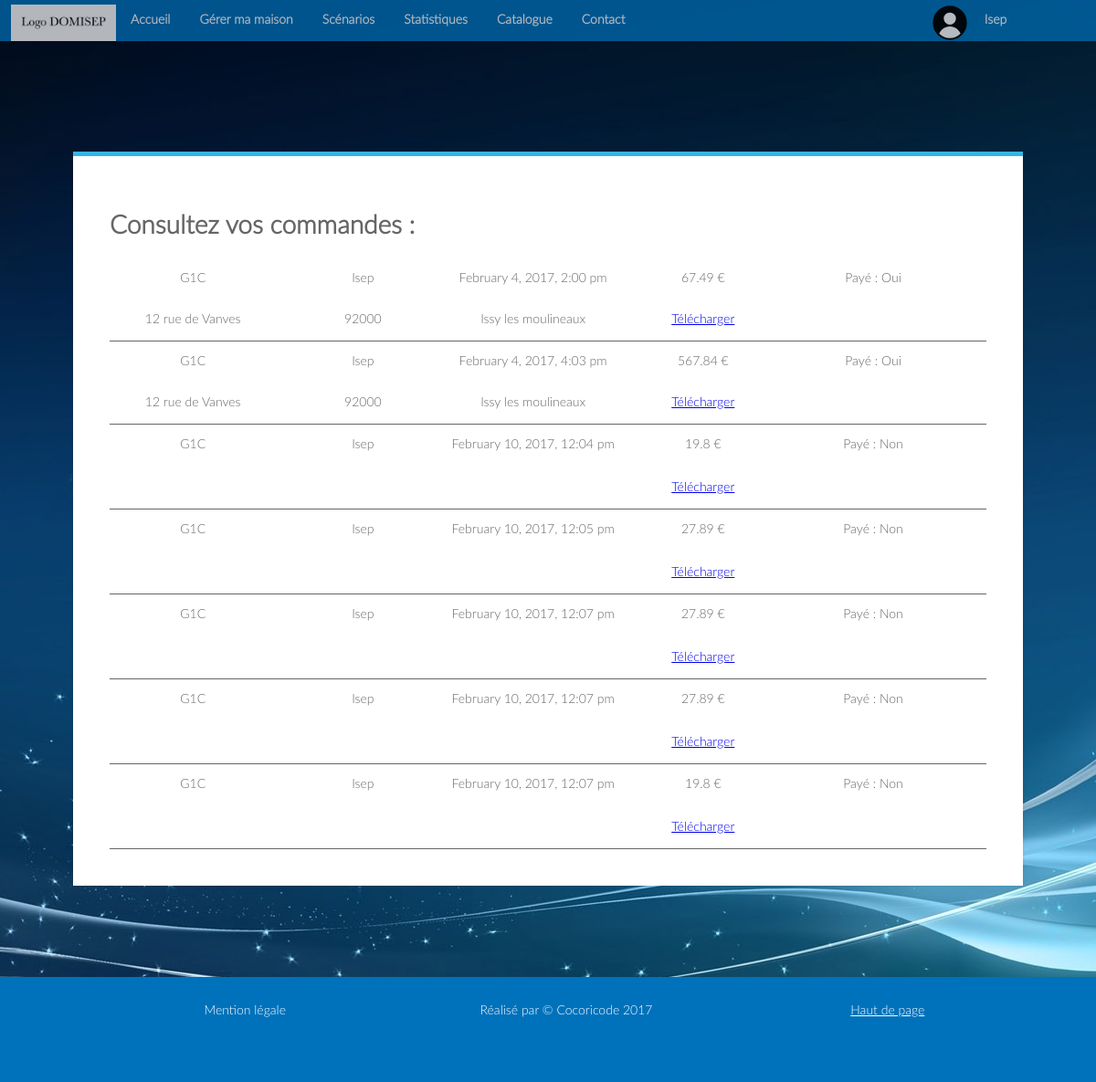
The app's page /index.php?page=cmdclient (signed in) with its own data.
### tables this page shows
CREATE TABLE `commande` (
  `Id` int(10) NOT NULL,
  `Id_Utilisateur` int(10) NOT NULL,
  `Nom` varchar(30) NOT NULL,
  `Prenom` varchar(30) NOT NULL,
  `Adresse` varchar(200) NOT NULL,
  `CodePostal` varchar(10) NOT NULL,
  `Ville` varchar(20) NOT NULL,
  `Date` varchar(50) NOT NULL,
  `Prix` varchar(10) NOT NULL,
  `Payement` varchar(10) NOT NULL,
  `KeyCom` varchar(100) NOT NULL
);

### Vue/cmdclient.php (the view, shortened to what this page needs)
<?php
include 'Modele/connexion_bdd.php';
$iduser = $_SESSION['id'];
?>
<div class = "module3">
<div class="module form-block">
	<h1>Consultez vos commandes : </h1>
	<?php
		$req = $mysqli -> query("SELECT * FROM Commande WHERE Id_Utilisateur = '$iduser'");
while($don = $req->fetch_array(MYSQLI_ASSOC)){
	?>
	<div class ="commandes">
	<div class = "panier" style="cursor:pointer" onclick ='affich("<?php echo $don['Id'] ?>")'>
				<p class = "nom"><?php echo $don['Nom'] ?></p>
				<p class = "nom"><?php echo $don['Prenom'] ?></p>
				<p class = "date"><?php echo $don['Date'] ?></p>
				<p class = "prix"><?php echo $don['Prix'] ?> €</p>
				<p class = "nom">Payé : <?php echo $don['Payement'] ?></p>
				<p class = "adresse"><?php echo $don['Adresse'] ?></p>
				<p class = "codepostal"><?php echo $don['CodePostal'] ?></p>
				<p class = "ville"><?php echo $don['Ville'] ?></p>
				<p><a href="Vue/pdf.php?cmd=<?php echo $don['KeyCom'] ?>" download="">Télécharger</a></p>
	</div>
</div>
<?php
}
	?>
</div>
</div>

### Vue/style.css (style rules this page uses)
body { font-family: LatoLight; margin: 0; padding: 0; background-image: url('Vue/background.jpg'); background-size: 100%; height: 100%; }
body { background: #e9e9e9; background-image:url(background.jpg); color: #666666; font-size: 14px; -webkit-font-smoothing: antialiased; -moz-osx-font-smoothing: grayscale; }
.module3 { position: relative; padding-top: 8%; width: 100%; height : 100%; margin-bottom : 100px; }
.module3 .panier { border-bottom: solid; border-width: 0.5px; }
.module3 .panier a { text-align: center; }
.module3 .panier p { display: inline-block; width: 19%; text-align: center; }
.form-block { position: relative; background: #ffffff; max-width: 80%; border-top: 5px solid #33b5e5; box-shadow: 0 0 3px rgba(0, 0, 0, 0.1); margin: 0 auto; padding: 40px; }

### records on screen
commande: Nom "G1C", Prenom "Isep", Date "February 4, 2017, 2:00 pm", Prix "67.49", Payement "Oui", Adresse "12 rue de Vanves", CodePostal "92000", Ville "Issy les moulineaux"
commande: Nom "G1C", Prenom "Isep", Date "February 4, 2017, 4:03 pm", Prix "567.84", Payement "Oui", Adresse "12 rue de Vanves", CodePostal "92000", Ville "Issy les moulineaux"
commande: Nom "G1C", Prenom "Isep", Date "February 10, 2017, 12:04 pm", Prix "19.8", Payement "Non"
commande: Nom "G1C", Prenom "Isep", Date "February 10, 2017, 12:05 pm", Prix "27.89", Payement "Non"
commande: Nom "G1C", Prenom "Isep", Date "February 10, 2017, 12:07 pm", Prix "27.89", Payement "Non"
commande: Nom "G1C", Prenom "Isep", Date "February 10, 2017, 12:07 pm", Prix "27.89", Payement "Non"
commande: Nom "G1C", Prenom "Isep", Date "February 10, 2017, 12:07 pm", Prix "19.8", Payement "Non"

### other values on screen
$_SESSION['prenom'] "Isep"
